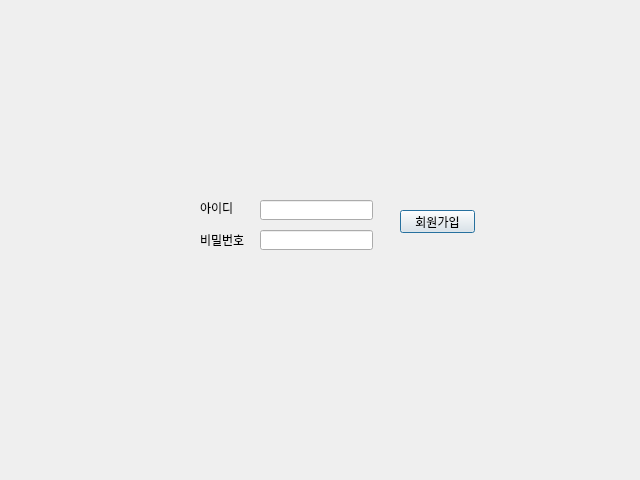
<?xml version="1.0" encoding="UTF-8"?>
<ui version="4.0">
 <class>Dialog</class>
 <widget class="QDialog" name="Dialog">
  <property name="geometry">
   <rect>
    <x>0</x>
    <y>0</y>
    <width>640</width>
    <height>480</height>
   </rect>
  </property>
  <property name="windowTitle">
   <string>감자합니다</string>
  </property>
  <widget class="QPushButton" name="button_join">
   <property name="geometry">
    <rect>
     <x>400</x>
     <y>210</y>
     <width>75</width>
     <height>23</height>
    </rect>
   </property>
   <property name="text">
    <string>회원가입</string>
   </property>
  </widget>
  <widget class="QLabel" name="label0">
   <property name="geometry">
    <rect>
     <x>200</x>
     <y>200</y>
     <width>56</width>
     <height>16</height>
    </rect>
   </property>
   <property name="text">
    <string>아이디</string>
   </property>
   <property name="buddy">
    <cstring>edit0</cstring>
   </property>
  </widget>
  <widget class="QLineEdit" name="edit0">
   <property name="geometry">
    <rect>
     <x>260</x>
     <y>200</y>
     <width>113</width>
     <height>20</height>
    </rect>
   </property>
  </widget>
  <widget class="QLineEdit" name="edit1">
   <property name="enabled">
    <bool>true</bool>
   </property>
   <property name="geometry">
    <rect>
     <x>260</x>
     <y>230</y>
     <width>113</width>
     <height>20</height>
    </rect>
   </property>
   <property name="echoMode">
    <enum>QLineEdit::Password</enum>
   </property>
  </widget>
  <widget class="QLabel" name="label1">
   <property name="geometry">
    <rect>
     <x>200</x>
     <y>230</y>
     <width>56</width>
     <height>20</height>
    </rect>
   </property>
   <property name="text">
    <string>비밀번호</string>
   </property>
   <property name="buddy">
    <cstring>edit1</cstring>
   </property>
  </widget>
  <widget class="QLabel" name="label">
   <property name="geometry">
    <rect>
     <x>0</x>
     <y>0</y>
     <width>640</width>
     <height>480</height>
    </rect>
   </property>
   <property name="text">
    <string/>
   </property>
   <property name="pixmap">
    <pixmap>로그인, 회원가입 그림/회원가입.png</pixmap>
   </property>
  </widget>
  <zorder>label</zorder>
  <zorder>button_join</zorder>
  <zorder>label0</zorder>
  <zorder>edit0</zorder>
  <zorder>edit1</zorder>
  <zorder>label1</zorder>
 </widget>
 <resources/>
 <connections/>
</ui>
